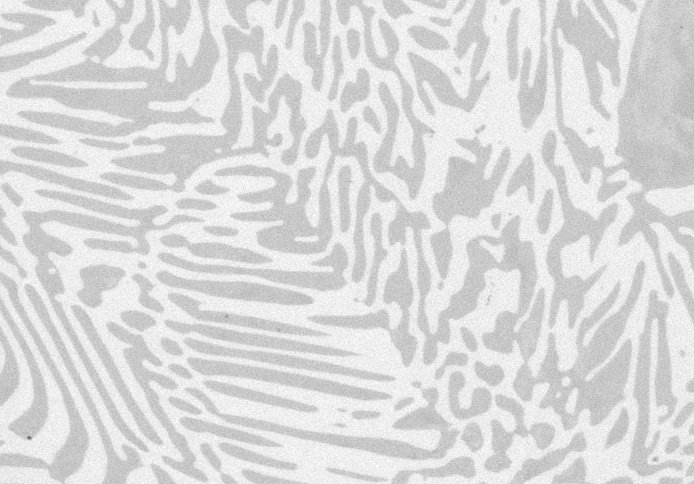
#> input picture images/Alloy.jpg, 694 x 484 px
$ python 24_How_to_pick_optimal_number_of_parameters_for_your_unsupervised_machine_learning_model.py
#> lines starting #> are read from the running program, lines starting #| are printed output that depends on the picture
# AIC/BIC to determine number of clusters/segments

# Both helps to find the number of parameters. Both estimate the quality of a model using
# penalty term for number of parameters. Make a graph between number of parameter(x-axis) and
# penalty (y-axis) (not a continuous curve). Pick a elbow point.

import cv2
import numpy as np

img=cv2.imread('images/Alloy.jpg')
#> img is the input picture: shape (484, 694, 3); min 95, max 255, mean 218.6
img2=img.reshape((-1,3))

from sklearn.mixture import GaussianMixture as GMM
n_components=np.arange(1,10)
gmm_models=[GMM(n,covariance_type='tied').fit(img2) for n in n_components]
#> gmm_models = 9 items

import matplotlib.pyplot as plt

plt.plot(n_components,[m.bic(img2) for m in gmm_models],label='BIC')
plt.xlabel('Number of components')
plt.show()
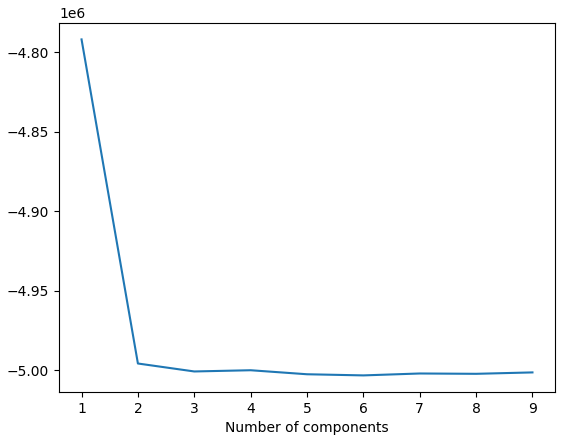
#> figure drawn by matplotlib, 1 panel

# [5 lines of commented-out code are left out]
